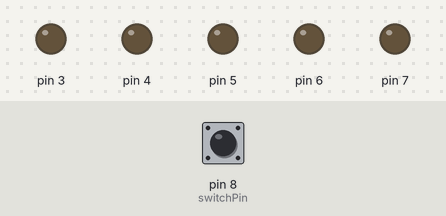
Simulated run of this sketch. Board: Arduino Uno, built with avr-gcc and run on an emulated ATmega328P. On the bench: output pins drawn as LEDs (lit = HIGH). Inputs (shaded band) come from the test bench; at power-on: pin 8 (switchPin) HIGH.

Above: at 1.2 s.
1.3 s: pin 8 (switchPin) pulled LOW for 1 s
At 5.1 s:
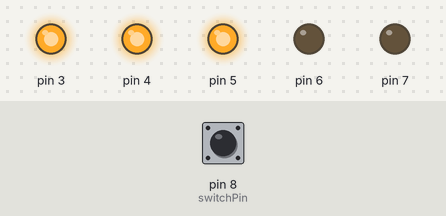
5.3 s: pin 8 (switchPin) pulled LOW for 0.15 s
At 7.5 s:
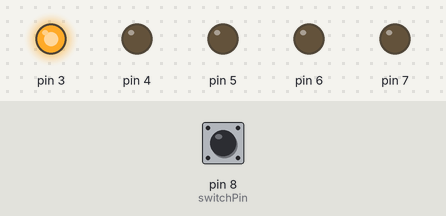
8.4 s: pin 8 (switchPin) pulled LOW for 3.2 s
At 15.8 s:
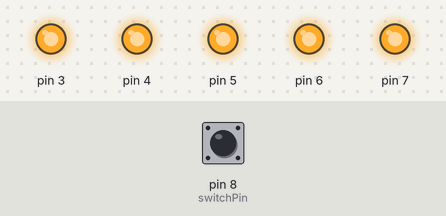
16.5 s: pin 8 (switchPin) pulled LOW for 0.15 s
At 19.3 s:
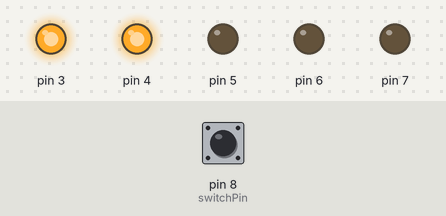
Timing chart, 0 to 22.2 s (numbered marks = the images above; inputs shaded):
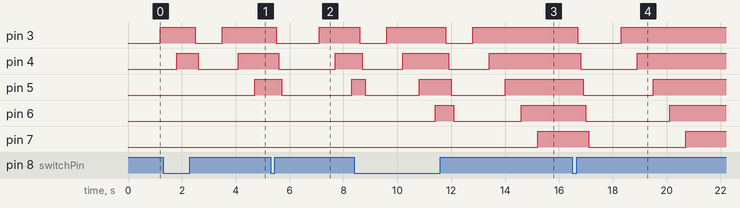

Measured:
- after the input at 1.3 s, pin 3: HIGH → LOW after 1.2 s instead of 3.1 s; pin 6: stays LOW (without the input it goes to HIGH after 1.7 s); pin 7: stays LOW (without the input it goes to HIGH after 2.3 s)
- after the input at 5.3 s, pin 3: HIGH → LOW after 0.20 s, → HIGH 1.6 s later; pin 4: HIGH → LOW after 0.30 s, → HIGH 2.1 s later; pin 5: HIGH → LOW after 0.40 s, → HIGH 2.6 s later; pin 6: stays LOW (without the input it goes to HIGH after 0.00 s); pin 7: stays LOW (without the input it goes to HIGH after 0.60 s)
- after the input at 8.4 s, pin 3: alternates HIGH for 2.2 s and LOW for 1.0 s, starting after 0.20 s; pin 4: alternates HIGH for 1.7 s and LOW for 1.5 s, 4 changes in all, then stays HIGH, starting after 0.30 s
- after the input at 16.5 s, pin 3: HIGH → LOW after 0.20 s, → HIGH 1.6 s later; pin 4: HIGH → LOW after 0.30 s, → HIGH 2.1 s later; pin 5: HIGH → LOW after 0.40 s, → HIGH 2.6 s later; pin 6: HIGH → LOW after 0.50 s, → HIGH 3.1 s later; pin 7: HIGH → LOW after 0.60 s, → HIGH 3.6 s later

The sketch:

digitalClockWithSlowBlinks.ino
```cpp
const int switchPin = 8;
unsigned long previousTime = 0;
int swtichState = 0;
int prevSwtichState = 0;
int led = 2;
long interval = 600;


void setup() {
  // put your setup code here, to run once:
  Serial.begin(9600);
  for(int x = 3; x < 8; x++){
    pinMode(x, OUTPUT);

  }
  pinMode(switchPin, INPUT);

}

void loop() {
  // put your main code here, to run repeatedly:
  unsigned long currentTime = millis();
    if(currentTime - previousTime > interval){
      previousTime = currentTime;
      digitalWrite(led,HIGH);
      led++;
        if(led ==7){
      }
    }
  swtichState = digitalRead(switchPin);
  if(swtichState != prevSwtichState){
    for(int x=2; x < 8; x++){
      delay(100);
      digitalWrite(x,LOW);
    }
    led = 2;
    previousTime = currentTime;
  }
  prevSwtichState = swtichState;
}
```
